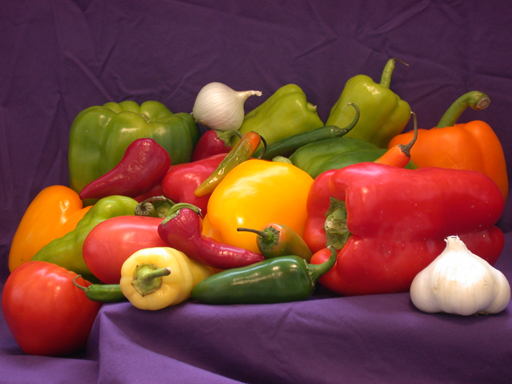
#> input picture peppers.png, 512 x 384 px, found by its file name
$ python gradientMag.py   (Python 2 division)   (older library calls are emulated)
#> lines starting #> are read from the running program, lines starting #| are printed output that depends on the picture
#> further down, I is the input picture: shape (384, 512, 3); mean B, G, R 57.6, 66.4, 120.8
### common.py
#!/usr/bin/env python

'''
This module contais some common routines used by other samples.
'''

import numpy as np
import cv2
import os
from contextlib import contextmanager
import itertools as it
import matplotlib.pyplot as plt

image_extensions = ['.bmp', '.jpg', '.jpeg', '.png', '.tif', '.tiff', '.pbm', '.pgm', '.ppm']

class Bunch(object):
    def __init__(self, **kw):
        self.__dict__.update(kw)
    def __str__(self):
        return str(self.__dict__)

# [4 lines left out: function splitfn, not called in this run]

def anorm2(a):
    return (a*a).sum(-1)
def anorm(a):
    return np.sqrt( anorm2(a) )

# [44 lines left out: functions homotrans, to_rect, rect2rect_mtx, lookat, mtx2rvec, draw_str, not called in this run]
class Sketcher:
    def __init__(self, windowname, dests, colors_func):
        # [8 lines left out: function __init__, not called in this run]
    def show(self):
        cv2.imshow(self.windowname, self.dests[0])

    def on_mouse(self, event, x, y, flags, param):
        # [12 lines left out: function on_mouse, not called in this run]

# palette data from matplotlib/_cm.py
_jet_data =   {'red':   ((0., 0, 0), (0.35, 0, 0), (0.66, 1, 1), (0.89,1, 1),
                         (1, 0.5, 0.5)),
               'green': ((0., 0, 0), (0.125,0, 0), (0.375,1, 1), (0.64,1, 1),
                         (0.91,0,0), (1, 0, 0)),
               'blue':  ((0., 0.5, 0.5), (0.11, 1, 1), (0.34, 1, 1), (0.65,0, 0),
                         (1, 0, 0))}

cmap_data = { 'jet' : _jet_data }

def make_cmap(name, n=256):
    # [14 lines left out: function make_cmap, not called in this run]
def nothing(*arg, **kw):
    pass

def clock():
    return cv2.getTickCount() / cv2.getTickFrequency()

@contextmanager
# [8 lines left out: function Timer, not called in this run]
class StatValue:
    def __init__(self, smooth_coef = 0.5):
        self.value = None
        self.smooth_coef = smooth_coef
    def update(self, v):
        # [6 lines left out: function update, not called in this run]
class RectSelector:
    def __init__(self, win, callback):
        # [30 lines left out: functions __init__, onmouse, draw, not called in this run]
    def dragging(self):
        return self.drag_rect is not None


def grouper(n, iterable, fillvalue=None):
    # [4 lines left out: function grouper, not called in this run]
def mosaic(w, imgs):
    # [12 lines left out: function mosaic, not called in this run]
def getsize(img):
    h, w = img.shape[:2]
    return w, h

def mdot(*args):
    return reduce(np.dot, args)

def draw_rect(vis, rect):
    x0, y0, x1, y1 = rect
    cv2.rectangle(vis, (x0, y0), (x1, y1), (0, 255, 255), 2)

def draw_keypoints(vis, keypoints, color = (0, 255, 255)):
    # [4 lines left out: function draw_keypoints, not called in this run]
def mulShow(*arg):
    num_param = len(arg)
    for idx in range(num_param):
        plt.subplot(1,num_param,idx + 1)
        plt.imshow(arg[idx])
        plt.colorbar()
    plt.show()

### gradientMag.py
__author__ = 'kai'
# ! -*- coding: UTF-8 -*-

import numpy as np
import cv2
from rgbConvert import rgbConvert
import scipy.io as sio
import skimage.io as skio
from common import mulShow


def gradientMag(I):
    gray = rgbConvert(I, 'gray')
    Gx, Gy = np.gradient(gray)
    M = np.sqrt(np.square(Gx) + np.square(Gy))
    O = np.arctan2(Gy, Gx)
    return M, O


def gradientMag_opencv(I):
    src = I.astype(np.float32) * 1. / 255
    gray = cv2.cvtColor(src, cv2.COLOR_BGR2GRAY)
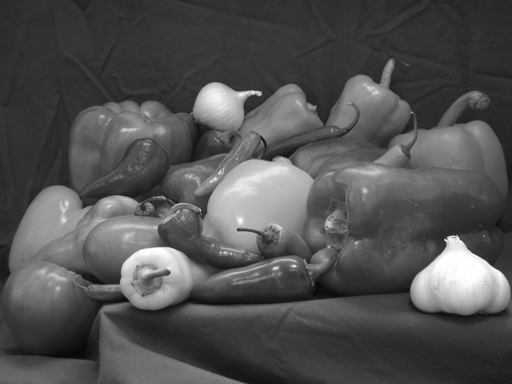
#> gray: shape (384, 512) float32; min 0.0301, max 1, mean 0.32
    row_der = cv2.Sobel(gray, cv2.CV_32F, 0, 1)
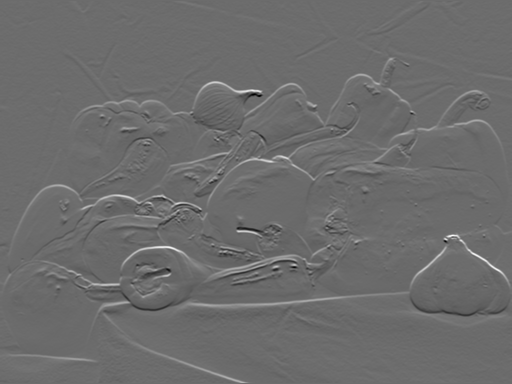
#> row_der: shape (384, 512) float32; min -2.19, max 2.95, mean 0.00204; drawn with min black and max white
    col_der = cv2.Sobel(gray, cv2.CV_32F, 1, 0)
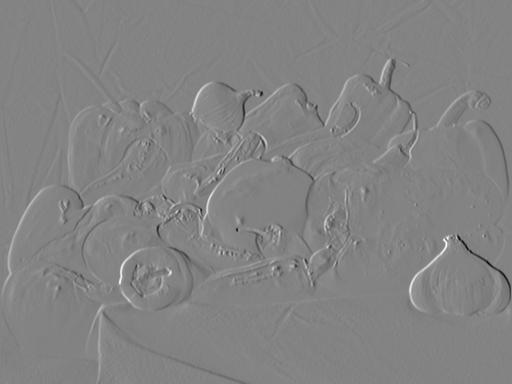
#> col_der: shape (384, 512) float32; min -2.41, max 2.26, mean -0.000286; drawn with min black and max white
    M, O = cv2.cartToPolar(col_der, row_der, angleInDegrees=True)
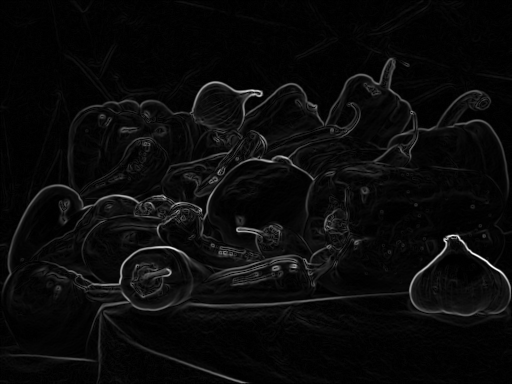
#> M: shape (384, 512) float32; min 0, max 3.05, mean 0.127; drawn with min black and max white
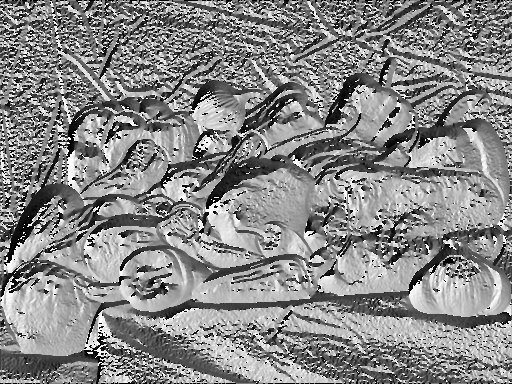
#> O: shape (384, 512) float32; min 0, max 360, mean 191.9; drawn with min black and max white
    return M, O


if __name__ == '__main__':
    print cv2.__version__
    I = cv2.imread("c:\peppers.png")
    # I = skio.imread('C:\peppers.png')
    M, O = gradientMag_opencv(I)
    mulShow(I, M, O)
#> in mulShow, ``:
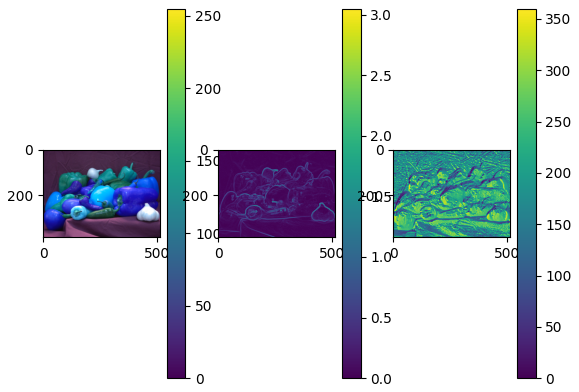
#> figure drawn by matplotlib, 6 panels; B, G, R data is drawn as R, G, B
